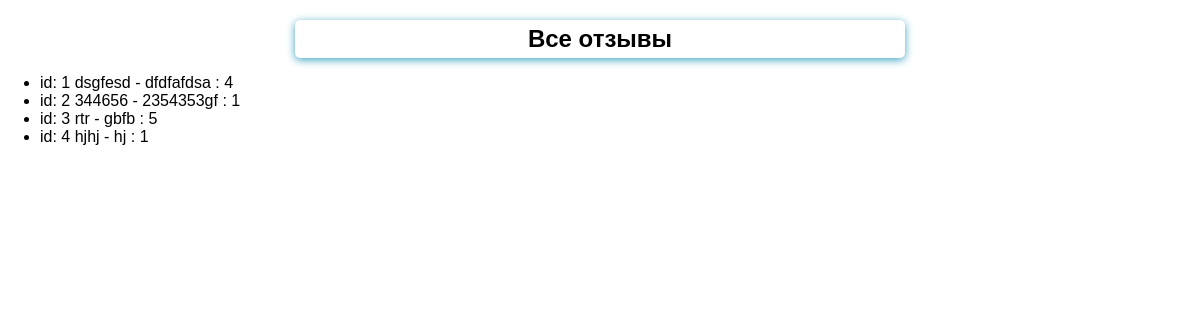
The app's page /list, older data.
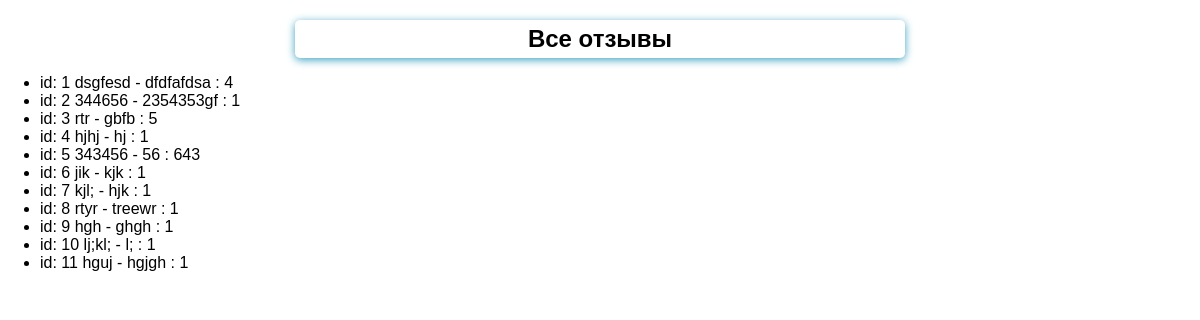
The same page, newer data.
### feedback/models.py (models this page shows)
class Feedback(models.Model):
    name = models.CharField(max_length=30, validators=[MinLengthValidator(3)])
    surname = models.CharField(max_length=30)
    feedback = models.TextField()
    rating = models.PositiveIntegerField()

### feedback/views.py (the view)
# urls.py: path('list', views.ListFeedbackView.as_view()),
class ListFeedbackView(ListView):
    template_name = 'feedback/list_feedback.html'
    model = Feedback

### feedback/templates/feedback/list_feedback.html (shortened to what this page needs)
{% extends 'feedback/base.html' %}
{% block content %}
<h2>Все отзывы</h2>
<ul>
{% for i in object_list %}
        <li>id: {{i.id}}             {{i.name}} - {{i.surname}} : {{i.rating}}</li>
{% endfor %}
</ul>
{% endblock %}

### feedback/templates/feedback/base.html (shortened to what this page needs)
{% load static %}
<!DOCTYPE html>
<html lang="en">
<head>
    <link rel="stylesheet" href=" {% static 'feedback/forms.css' %}">
</head>
<body>
   {% block content %} {% endblock %}
</body>
</html>

### feedback/static/feedback/forms.css (style rules this page uses)
body { margin: 0; font-family: Sans-Serif; }
h2 { width:50%; margin: 20px auto 5px; text-align: center; padding: 5px; border-radius: 5px; box-shadow: 0 2px 8px #3ca3c1; }

Row changes from the older to the newer data that the page shows:
added Feedback: id "5", name "343456", surname "56", rating "643"
added Feedback: id "6", name "jik", surname "kjk", rating "1"
added Feedback: id "7", name "kjl;", surname "hjk", rating "1"
added Feedback: id "8", name "rtyr", surname "treewr", rating "1"
added Feedback: id "9", name "hgh", surname "ghgh", rating "1"
added Feedback: id "10", name "lj;kl;", surname "l;", rating "1"
added Feedback: id "11", name "hguj", surname "hgjgh", rating "1"
